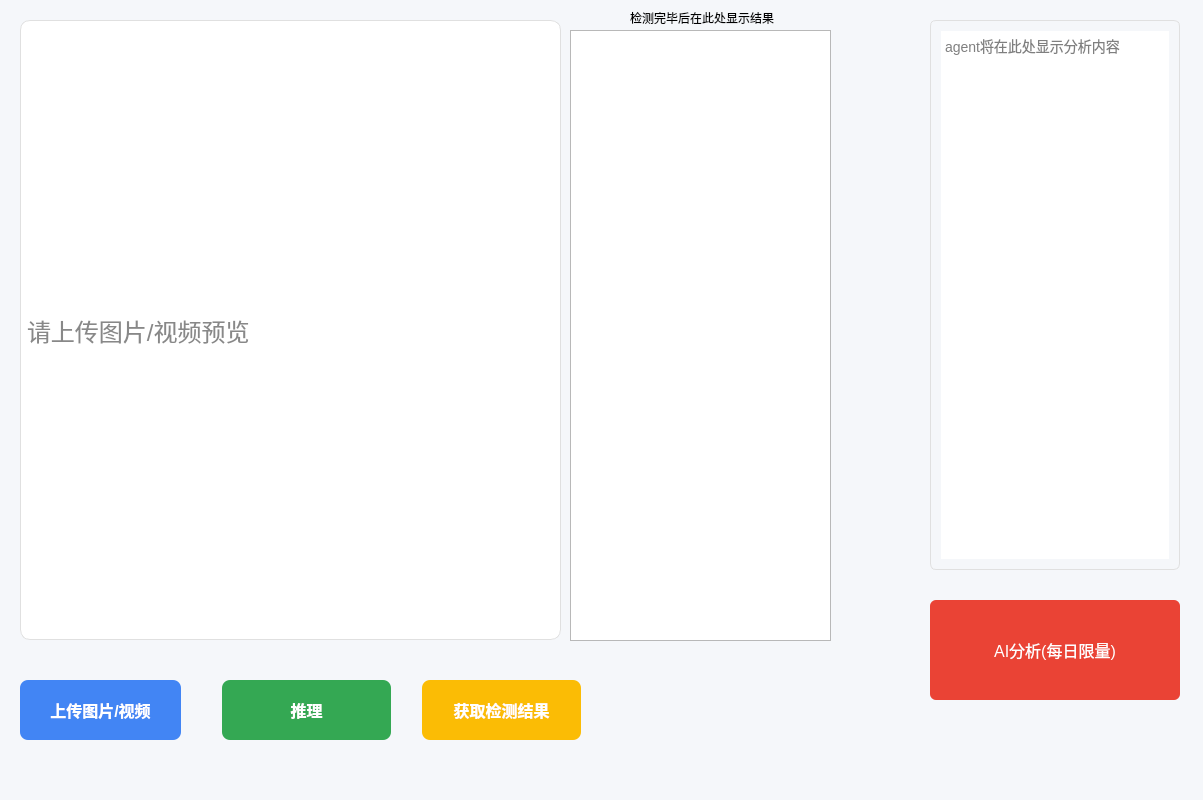
<?xml version="1.0" encoding="UTF-8"?>
<ui version="4.0">
 <class>Form</class>
 <widget class="QWidget" name="Form">
  <property name="geometry">
   <rect>
    <x>0</x>
    <y>0</y>
    <width>1203</width>
    <height>800</height>
   </rect>
  </property>
  <property name="windowTitle">
   <string>智能检测系统</string>
  </property>
  <property name="styleSheet">
   <string notr="true">/* 顶层窗口：直接作为唯一容器 */
#Form {
    background-color: #f5f7fa;
    padding: 20px; /* 固定像素留白，避免百分比计算问题 */
}

/* 预览区（scream）：左侧75%宽度，顶部80%高度 */
#scream {
    width: 75%;
    height: 80%;
    background-color: white;
    border: 1px solid #e0e0e0;
    border-radius: 10px;
    box-shadow: 0 3px 10px rgba(0,0,0,0.08);
    font-size: 24px;
    color: #888;
    text-align: center;
    line-height: 600px; /* 垂直居中（基于高度） */
}

/* 三个按钮：底部横向排列，用固定间距定位 */
#btn_load, #btn_detect, #btn_get_results {
    width: 23%; /* 每个按钮占左侧23% */
    height: 10%;
    margin-top: 20px; /* 与预览区间隔 */
    border: none;
    border-radius: 8px;
    font-size: 16px;
    font-weight: 500;
    color: white;
    cursor: pointer;
}

/* 上传按钮：最左侧 */
#btn_load {
    background-color: #4285f4;
    margin-left: 0%;
}
#btn_load:hover { background-color: #3367d6; }

/* 推理按钮：中间 */
#btn_detect {
    background-color: #34a853;
    margin-left: 2%; /* 与左侧按钮间隔2% */
}
#btn_detect:hover { background-color: #2a8644; }

/* 获取结果按钮：右侧 */
#btn_get_results {
    background-color: #fbbc05;
    margin-left: 2%; /* 与中间按钮间隔2% */
}
#btn_get_results:hover { background-color: #e6a600; }

/* 右侧输入框：固定在右侧 */
#agent_text {
    width: 20%;
    height: 65%;
    position: absolute; /* 绝对定位到右侧 */
    right: 20px;
    top: 20px;
    border: 1px solid #e0e0e0;
    border-radius: 6px;
    padding: 10px;
    font-size: 14px;
}

/* 发送按钮：输入框下方 */
#send2agent {
    width: 20%;
    height: 12%;
    position: absolute;
    right: 20px;
    top: 600px; /* 固定在输入框下方 */
    background-color: #ea4335;
    color: white;
    border: none;
    border-radius: 6px;
    font-size: 16px;
}
#send2agent:hover { background-color: #d93025; }




</string>
  </property>
  <widget class="QLabel" name="scream">
   <property name="geometry">
    <rect>
     <x>20</x>
     <y>20</y>
     <width>541</width>
     <height>620</height>
    </rect>
   </property>
   <property name="text">
    <string>请上传图片/视频预览</string>
   </property>
  </widget>
  <widget class="QPushButton" name="btn_load">
   <property name="geometry">
    <rect>
     <x>20</x>
     <y>660</y>
     <width>161</width>
     <height>80</height>
    </rect>
   </property>
   <property name="text">
    <string>上传图片/视频</string>
   </property>
  </widget>
  <widget class="QPushButton" name="btn_detect">
   <property name="geometry">
    <rect>
     <x>220</x>
     <y>660</y>
     <width>171</width>
     <height>80</height>
    </rect>
   </property>
   <property name="text">
    <string>推理</string>
   </property>
  </widget>
  <widget class="QPushButton" name="btn_get_results">
   <property name="geometry">
    <rect>
     <x>420</x>
     <y>660</y>
     <width>161</width>
     <height>80</height>
    </rect>
   </property>
   <property name="text">
    <string>获取检测结果</string>
   </property>
  </widget>
  <widget class="QTextEdit" name="agent_text">
   <property name="geometry">
    <rect>
     <x>930</x>
     <y>20</y>
     <width>250</width>
     <height>550</height>
    </rect>
   </property>
   <property name="placeholderText">
    <string>agent将在此处显示分析内容</string>
   </property>
  </widget>
  <widget class="QPushButton" name="send2agent">
   <property name="geometry">
    <rect>
     <x>930</x>
     <y>600</y>
     <width>250</width>
     <height>100</height>
    </rect>
   </property>
   <property name="text">
    <string>AI分析(每日限量)</string>
   </property>
  </widget>
  <widget class="QTableView" name="frame_choose">
   <property name="geometry">
    <rect>
     <x>570</x>
     <y>30</y>
     <width>261</width>
     <height>611</height>
    </rect>
   </property>
  </widget>
  <widget class="QLabel" name="label">
   <property name="geometry">
    <rect>
     <x>630</x>
     <y>10</y>
     <width>201</width>
     <height>16</height>
    </rect>
   </property>
   <property name="text">
    <string>检测完毕后在此处显示结果</string>
   </property>
  </widget>
 </widget>
 <resources/>
 <connections/>
</ui>
